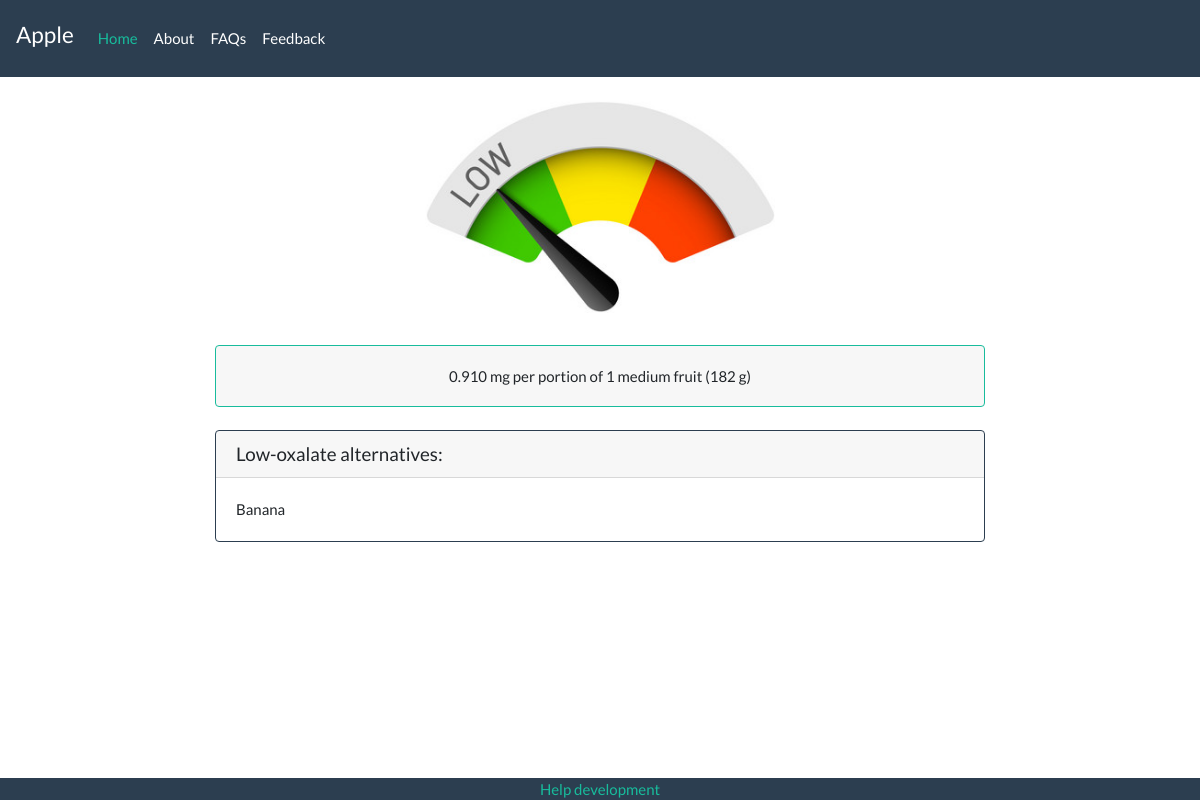
Page /lookup/i/Apple/ on the earlier database version.
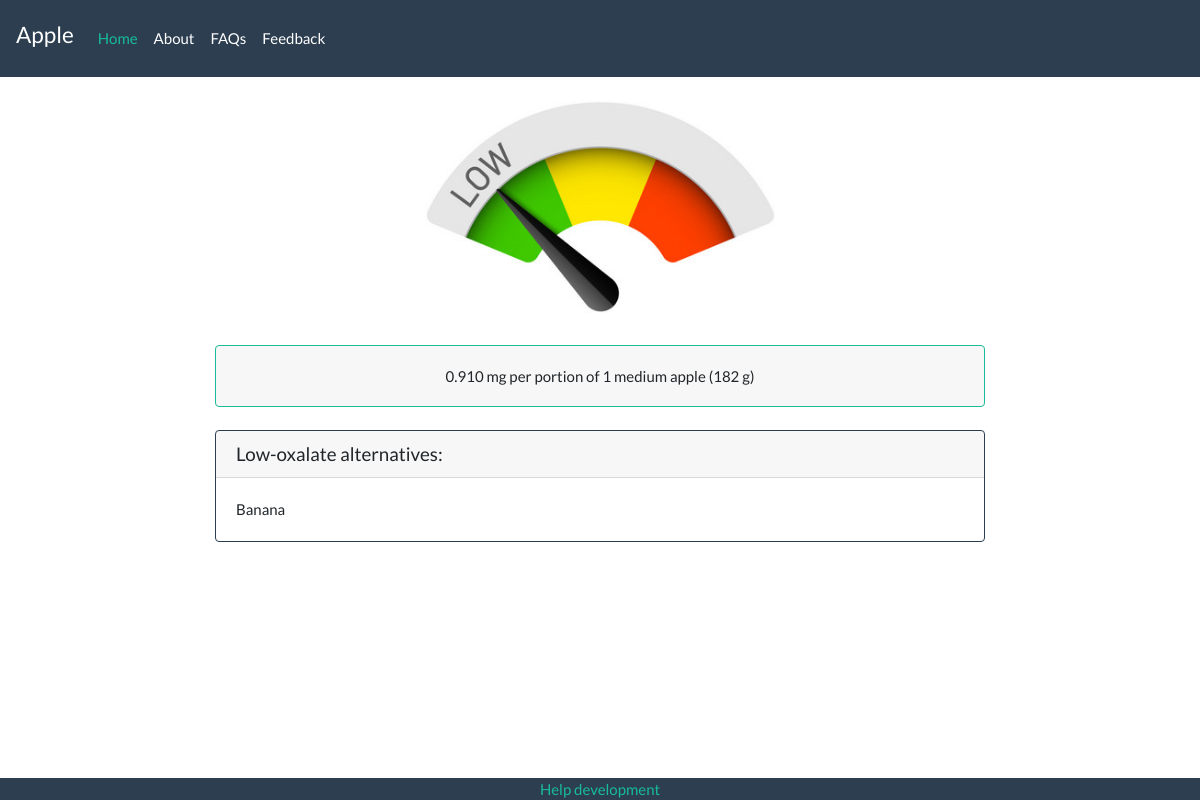
Same page on the later database version.
### lookup/models.py (models this page shows, shortened)
class Ingredient(models.Model):
	name = models.CharField(max_length=50)
	portion_desc = models.CharField(max_length=50)
	portion_grams = models.IntegerField()
	alternatives = models.CharField(max_length=200)
	ox_per_100g = models.DecimalField(max_digits=5, decimal_places=2)
	sources = models.TextField()
	@property
	def ox_per_portion(self):
		return self.portion_grams * (self.ox_per_100g / 100)

### lookup/views.py (the view)
# urls.py: path('i/<ingr_name>/', views.ingredient, name='ingredient'),
def ingredient(request, ingr_name):
	ingredient = get_object_or_404(Ingredient, name=ingr_name)
	context = {
		'name': ingr_name,
		'sources': ingredient.sources,
		'ox_per_portion': ingredient.ox_per_portion,
		'portion_desc': ingredient.portion_desc,
		'portion_grams': ingredient.portion_grams,
		'alternatives': ingredient.alternatives,
	}
	return render(request, 'ingredient.html', context)

### lookup/templates/ingredient.html (shortened to what this page needs)
{% extends 'base.html' %}
{% block custom_css %}
{% load static %}
<link rel="stylesheet" type="text/css" href="{% static 'css/mealingredient.css' %}">
{% endblock %}
{% block navbar_main %}
{{ name }}
{% endblock %}
{% block content %}
<section class="jumbotron">
	<div class="container text-center">
    <br>
    {% if ox_per_portion <= 10 %}
		  <img src="{% static 'lookup/low.png' %}" class="img-fluid w-100" alt="My image">
    {% elif ox_per_portion <= 25 %}
      <img src="{% static 'lookup/mod.png' %}" class="img-fluid w-100" alt="My image">
    {% else %}
      <img src="{% static 'lookup/high.png' %}" class="img-fluid w-100" alt="My image">
    {% endif %}
	</div>
</section>
<div class="container">
  <div class="accordion" id="accordionExample">
    <div class="card border-success">
      <div class="card-header" id="headingOne">
        <h2 class="mb-0">
          <button class="btn btn-block text-center" type="button" data-toggle="collapse" data-target="#collapseOne" aria-expanded="true" aria-controls="collapseOne">
            {{ ox_per_portion }} mg per portion of {{ portion_desc }} ({{ portion_grams }} g)
          </button>
        </h2>
      </div>
    </div>
  </div>
</div>
<br>
{% if alternatives != 'none' %}
  <div class="container">
    <div class="card border-primary">
        <h5 class="card-header">Low-oxalate alternatives:</h5>
        <div class="card-body">
          {{ alternatives }}
        </div>
    </div>
  </div>
{% endif %}
<div class="bg-primary fixed-bottom">
      <div class="container">
      <div class="row justify-content-center">
        <div class="text-center">
          <a href="#">Help development</a>
        </div>
      </div>
    </div>
</div>
{% endblock %}

Differences in the rows shown:
changed Ingredient "Apple": portion_desc "1 medium fruit" → "1 medium apple"
